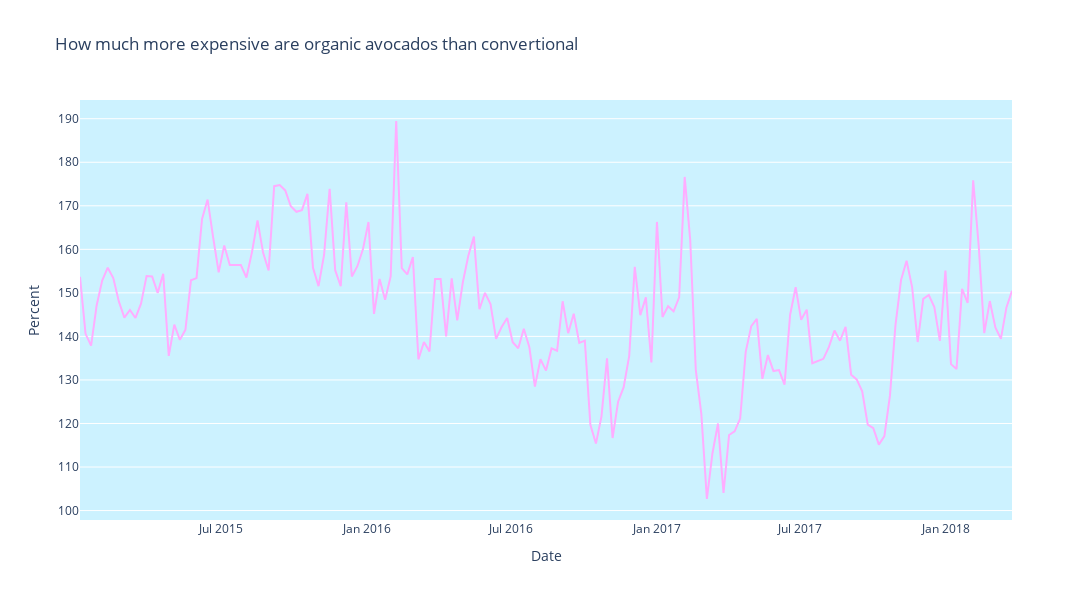

Notebook cell for this chart:
### Code cell
fig = go.Figure()

fig.add_trace(go.Scatter(x=df1[df1.region == 'TotalUS']['Date'],
                         y=df2[df2.region == 'TotalUS']['AveragePrice']/df1[df1.region == 'TotalUS']['AveragePrice']*100,
                         mode='lines',
                         name='organic/covertional',
                         line=dict(color='#ffadff'),
                         hovertemplate="%{y:.2f}%",))

fig.update_layout(width=1100,
                  height=600,
                  title='How much more expensive are organic avocados than convertional',
                  plot_bgcolor='#ccf2ff',
                  hovermode="x",
                  paper_bgcolor='white',
                  xaxis_title='Date',
                  yaxis_title='Percent',
                  xaxis_showgrid=False
)

fig.show()

### Figure 1 — Plotly figure (JSON) as saved in the notebook; plotly's stock layout.template omitted (floating-point values rounded to 4 significant figures; data arrays with more than 128 entries replaced by an {"elided": "..."} marker saying what was removed)
{"data": [{"hovertemplate": "%{y:.2f}%", "line": {"color": "#ffadff"}, "mode": "lines", "name": "organic/covertional", "type": "scatter", "x": {"elided": "169 str values"}, "y": {"elided": "169 float values"}}], "layout": {"height": 600, "hovermode": "x", "paper_bgcolor": "white", "plot_bgcolor": "#ccf2ff", "title": {"text": "How much more expensive are organic avocados than convertional"}, "width": 1100, "xaxis": {"showgrid": false, "title": {"text": "Date"}}, "yaxis": {"title": {"text": "Percent"}}}}
